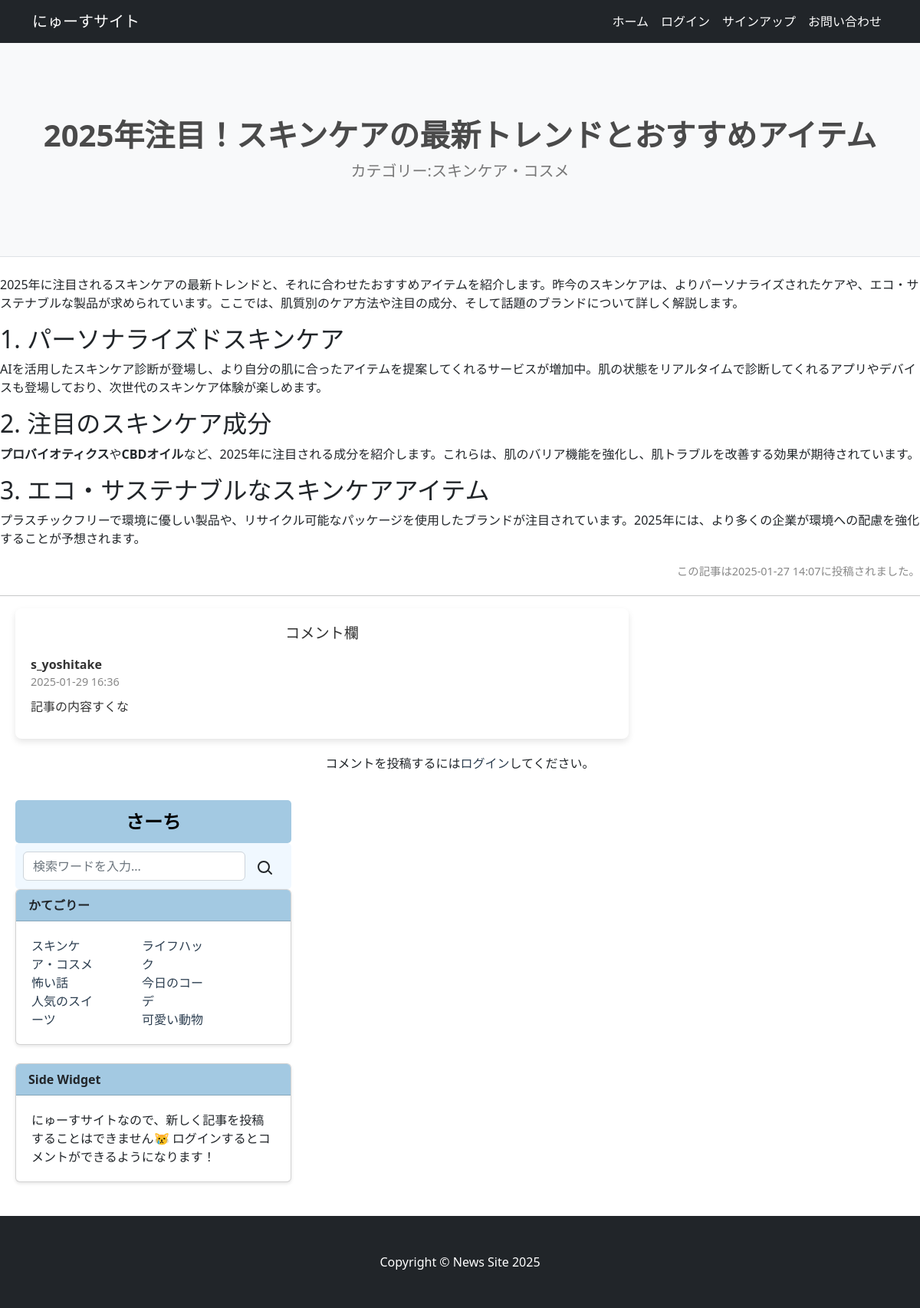
The app's page /news-detail/4/ with its own data.
### newsapp2/models.py (models this page shows, shortened)
class NewsPost(models.Model):
    CATEGORY = (('スキンケア・コスメ','肌を愛でる毎日。注目のスキンケアとコスメをチェック'),
                ('怖い話','ゾクッとする恐怖体験、あなたの心を震わせる怪談'),
                ('人気のスイーツ','甘い幸せ、今食べたい人気スイーツをチェック！'),
                ('ライフハック','生活をもっと快適に！知って得するライフハック集'),
                ('今日のコーデ','今日のコーデで決まる！毎日のスタイルアイデア'),
                ('可愛い動物','癒される瞬間、可愛い動物たちの癒し動画＆写真')
                )
    title = models.CharField(
        max_length=100,
        verbose_name='タイトル')
    content = models.TextField(verbose_name='本文')
    posted_at = models.DateTimeField(
        auto_now_add=True,
        verbose_name='投稿日時')
    category = models.CharField(
        max_length=50,
        choices=CATEGORY,
        verbose_name='カテゴリ')
    likes = models.PositiveIntegerField(default=0)  # いいね数を保存するフィールド

class Comment(models.Model):
    post = models.ForeignKey(
        'NewsPost',
        on_delete=models.CASCADE,
        related_name='comments',
        verbose_name='記事'
    )
    user = models.ForeignKey(
        settings.AUTH_USER_MODEL,
        on_delete=models.CASCADE,
        verbose_name='ユーザー'
    )
    content = models.TextField(verbose_name='コメント内容')
    created_at = models.DateTimeField(auto_now_add=True, verbose_name='作成日時')

### accounts/models.py (models this page shows)
class CustomUser(AbstractUser):
    pass

### newsapp2/views.py (the view, shortened to what this page needs)
# urls.py: path('news-detail/<int:pk>/', views.NewsDetailView.as_view(), name='news_detail'),
class NewsDetailView(FormMixin, DetailView):
    template_name = 'news_detail.html'
    model = NewsPost
    form_class = CommentForm
    context_object_name = 'post'
    def get_context_data(self, **kwargs):
        context = super().get_context_data(**kwargs)
        post = self.get_object()
        context['comments'] = post.comments.all().order_by('-created_at')
        context['comment_form'] = self.get_form()
        return context
    def post(self, request, *args, **kwargs):
        self.object = self.get_object()
        form = self.get_form()
        if form.is_valid():
            return self.form_valid(form)
        else:
            return self.form_invalid(form)

### newsapp2/forms.py
class CommentForm(forms.ModelForm):
    class Meta:
        model = Comment
        fields = ['content']
        widgets = {
            'content': forms.Textarea(attrs={'class': 'form-control', 'rows': 3, 'placeholder': 'コメントを入力してください...'}),
        }
        labels = {
            'content': 'コメント内容',
        }

### newsapp2/templates/news_detail.html (shortened to what this page needs)
{% extends 'base.html' %}
{% block title %}{{object.title}}{% endblock %}
{% block subtitle %}カテゴリー:{{object.category}}{% endblock %}
    {% block content %}
    <p>{{ post.content|safe }}</p>
    <div class="posted_at">
        この記事は{{ post.posted_at|date:"Y-m-d H:i" }}に投稿されました。
    </div>
    <hr>
    <div class="comment-section">
        <h4 class="comment-header">コメント欄</h4>
        {% for comment in comments %}
        <div class="comment-item">
            <div class="comment-username">{{ comment.user.username }}</div>
            <div class="comment-timestamp">{{ comment.created_at|date:"Y-m-d H:i" }}</div>
            <div class="comment-content">{{ comment.content }}</div>
        </div>
        {% empty %}
        <p>この記事にコメントはありません😿</p>
        {% endfor %}
    </div>
    {% if user.is_authenticated %}
    <form method="post" class="comment-form">
        {% csrf_token %}
        {{ comment_form.as_p }}
        <button type="submit">コメントを投稿</button>
    </form>
    {% else %}
    <div class="login-link">
        <p>コメントを投稿するには<a href="{% url 'accounts:login' %}">ログイン</a>してください。</p>
    </div>
    {% endif %}
    {% endblock %}

### records on screen
NewsPost: title "2025年注目！スキンケアの最新トレンドとおすすめアイテム", category "スキンケア・コスメ", content "2025年に注目されるスキンケアの最新トレンドと、それに合わせたおすすめアイテムを紹介します。昨今のスキンケアは、よりパーソナライズされたケアや、エコ・サステナブルな製品が求められています。ここでは、肌質別のケア方法や注目の成分、そして話題のブランドについて詳しく解説します。 1. パーソナライズドスキンケア AIを活用したスキンケア診断が登場し、より自分の肌に合ったアイテムを提案してくれるサービスが増加中。肌の状態をリアルタイムで診断してくれるアプリやデバイスも登場しており、次世代のスキンケア体験が楽しめます。 2. 注目のスキンケア成分 プロバイオティクス や CBDオイル など、2025年に注目される成分を紹介します。これらは、肌のバリア機能を強化し、肌トラブルを改善する効果が期待されています。 3. エコ・サステナブルなスキンケアアイテム プラスチックフリーで環境に優しい製品や、リサイクル可能なパッケージを使用したブランドが注目されています。2025年には、より多くの企業が環境への配慮を強化することが予想されます。", posted_at "2025-01-27 14:07"
Comment: user.username "s_yoshitake", created_at "2025-01-29 16:36", content "記事の内容すくな"
